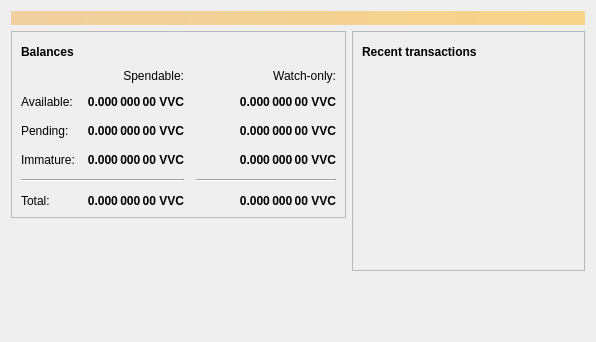
<?xml version="1.0" encoding="UTF-8"?>
<ui version="4.0">
 <class>OverviewPage</class>
 <widget class="QWidget" name="OverviewPage">
  <property name="geometry">
   <rect>
    <x>0</x>
    <y>0</y>
    <width>596</width>
    <height>342</height>
   </rect>
  </property>
  <property name="windowTitle">
   <string>Form</string>
  </property>
  <layout class="QVBoxLayout" name="topLayout">
   <item>
    <widget class="QLabel" name="labelAlerts">
     <property name="visible">
      <bool>false</bool>
     </property>
     <property name="styleSheet">
      <string notr="true">QLabel { background-color: qlineargradient(x1: 0, y1: 0, x2: 1, y2: 0, stop:0 #F0D0A0, stop:1 #F8D488); color:#000000; }</string>
     </property>
     <property name="wordWrap">
      <bool>true</bool>
     </property>
     <property name="margin">
      <number>3</number>
     </property>
     <property name="textInteractionFlags">
      <set>Qt::TextSelectableByMouse</set>
     </property>
    </widget>
   </item>
   <item>
    <layout class="QHBoxLayout" name="horizontalLayout" stretch="1,1">
     <item>
      <layout class="QVBoxLayout" name="verticalLayout_2">
       <item>
        <widget class="QFrame" name="frame">
         <property name="frameShape">
          <enum>QFrame::StyledPanel</enum>
         </property>
         <property name="frameShadow">
          <enum>QFrame::Raised</enum>
         </property>
         <layout class="QVBoxLayout" name="verticalLayout_4">
          <item>
           <layout class="QHBoxLayout" name="horizontalLayout_4">
            <item>
             <widget class="QLabel" name="label_5">
              <property name="font">
               <font>
                <weight>75</weight>
                <bold>true</bold>
               </font>
              </property>
              <property name="text">
               <string>Balances</string>
              </property>
             </widget>
            </item>
            <item>
             <widget class="QPushButton" name="labelWalletStatus">
              <property name="enabled">
               <bool>true</bool>
              </property>
              <property name="maximumSize">
               <size>
                <width>30</width>
                <height>16777215</height>
               </size>
              </property>
              <property name="toolTip">
               <string>The displayed information may be out of date. Your wallet automatically synchronizes with the Vivuscoin network after a connection is established, but this process has not completed yet.</string>
              </property>
              <property name="text">
               <string/>
              </property>
              <property name="icon">
               <iconset resource="../vivuscoin.qrc">
                <normaloff>:/icons/warning</normaloff>
                <disabledoff>:/icons/warning</disabledoff>:/icons/warning</iconset>
              </property>
              <property name="iconSize">
               <size>
                <width>24</width>
                <height>24</height>
               </size>
              </property>
              <property name="flat">
               <bool>true</bool>
              </property>
             </widget>
            </item>
            <item>
             <spacer name="horizontalSpacer_3">
              <property name="orientation">
               <enum>Qt::Horizontal</enum>
              </property>
              <property name="sizeHint" stdset="0">
               <size>
                <width>40</width>
                <height>20</height>
               </size>
              </property>
             </spacer>
            </item>
           </layout>
          </item>
          <item>
           <layout class="QGridLayout" name="gridLayout">
            <property name="spacing">
             <number>12</number>
            </property>
            <item row="2" column="2">
             <widget class="QLabel" name="labelWatchPending">
              <property name="font">
               <font>
                <weight>75</weight>
                <bold>true</bold>
               </font>
              </property>
              <property name="cursor">
               <cursorShape>IBeamCursor</cursorShape>
              </property>
              <property name="toolTip">
               <string>Unconfirmed transactions to watch-only addresses</string>
              </property>
              <property name="text">
               <string notr="true">0.000 000 00 VVC</string>
              </property>
              <property name="alignment">
               <set>Qt::AlignRight|Qt::AlignTrailing|Qt::AlignVCenter</set>
              </property>
              <property name="textInteractionFlags">
               <set>Qt::LinksAccessibleByMouse|Qt::TextSelectableByKeyboard|Qt::TextSelectableByMouse</set>
              </property>
             </widget>
            </item>
            <item row="2" column="1">
             <widget class="QLabel" name="labelUnconfirmed">
              <property name="font">
               <font>
                <weight>75</weight>
                <bold>true</bold>
               </font>
              </property>
              <property name="cursor">
               <cursorShape>IBeamCursor</cursorShape>
              </property>
              <property name="toolTip">
               <string>Total of transactions that have yet to be confirmed, and do not yet count toward the spendable balance</string>
              </property>
              <property name="text">
               <string notr="true">0.000 000 00 VVC</string>
              </property>
              <property name="alignment">
               <set>Qt::AlignRight|Qt::AlignTrailing|Qt::AlignVCenter</set>
              </property>
              <property name="textInteractionFlags">
               <set>Qt::LinksAccessibleByMouse|Qt::TextSelectableByKeyboard|Qt::TextSelectableByMouse</set>
              </property>
             </widget>
            </item>
            <item row="3" column="2">
             <widget class="QLabel" name="labelWatchImmature">
              <property name="font">
               <font>
                <weight>75</weight>
                <bold>true</bold>
               </font>
              </property>
              <property name="cursor">
               <cursorShape>IBeamCursor</cursorShape>
              </property>
              <property name="toolTip">
               <string>Mined balance in watch-only addresses that has not yet matured</string>
              </property>
              <property name="text">
               <string notr="true">0.000 000 00 VVC</string>
              </property>
              <property name="alignment">
               <set>Qt::AlignRight|Qt::AlignTrailing|Qt::AlignVCenter</set>
              </property>
              <property name="textInteractionFlags">
               <set>Qt::LinksAccessibleByMouse|Qt::TextSelectableByKeyboard|Qt::TextSelectableByMouse</set>
              </property>
             </widget>
            </item>
            <item row="4" column="0" colspan="2">
             <widget class="Line" name="line">
              <property name="orientation">
               <enum>Qt::Horizontal</enum>
              </property>
             </widget>
            </item>
            <item row="4" column="2">
             <widget class="Line" name="lineWatchBalance">
              <property name="sizePolicy">
               <sizepolicy hsizetype="Preferred" vsizetype="Fixed">
                <horstretch>0</horstretch>
                <verstretch>0</verstretch>
               </sizepolicy>
              </property>
              <property name="minimumSize">
               <size>
                <width>140</width>
                <height>0</height>
               </size>
              </property>
              <property name="orientation">
               <enum>Qt::Horizontal</enum>
              </property>
             </widget>
            </item>
            <item row="5" column="0">
             <widget class="QLabel" name="labelTotalText">
              <property name="text">
               <string>Total:</string>
              </property>
             </widget>
            </item>
            <item row="3" column="1">
             <widget class="QLabel" name="labelImmature">
              <property name="font">
               <font>
                <weight>75</weight>
                <bold>true</bold>
               </font>
              </property>
              <property name="cursor">
               <cursorShape>IBeamCursor</cursorShape>
              </property>
              <property name="toolTip">
               <string>Mined balance that has not yet matured</string>
              </property>
              <property name="text">
               <string notr="true">0.000 000 00 VVC</string>
              </property>
              <property name="alignment">
               <set>Qt::AlignRight|Qt::AlignTrailing|Qt::AlignVCenter</set>
              </property>
              <property name="textInteractionFlags">
               <set>Qt::LinksAccessibleByMouse|Qt::TextSelectableByKeyboard|Qt::TextSelectableByMouse</set>
              </property>
             </widget>
            </item>
            <item row="2" column="3">
             <spacer name="horizontalSpacer_2">
              <property name="orientation">
               <enum>Qt::Horizontal</enum>
              </property>
              <property name="sizeHint" stdset="0">
               <size>
                <width>40</width>
                <height>20</height>
               </size>
              </property>
             </spacer>
            </item>
            <item row="3" column="0">
             <widget class="QLabel" name="labelImmatureText">
              <property name="text">
               <string>Immature:</string>
              </property>
             </widget>
            </item>
            <item row="5" column="1">
             <widget class="QLabel" name="labelTotal">
              <property name="font">
               <font>
                <weight>75</weight>
                <bold>true</bold>
               </font>
              </property>
              <property name="cursor">
               <cursorShape>IBeamCursor</cursorShape>
              </property>
              <property name="toolTip">
               <string>Your current total balance</string>
              </property>
              <property name="text">
               <string notr="true">0.000 000 00 VVC</string>
              </property>
              <property name="alignment">
               <set>Qt::AlignRight|Qt::AlignTrailing|Qt::AlignVCenter</set>
              </property>
              <property name="textInteractionFlags">
               <set>Qt::LinksAccessibleByMouse|Qt::TextSelectableByKeyboard|Qt::TextSelectableByMouse</set>
              </property>
             </widget>
            </item>
            <item row="5" column="2">
             <widget class="QLabel" name="labelWatchTotal">
              <property name="font">
               <font>
                <weight>75</weight>
                <bold>true</bold>
               </font>
              </property>
              <property name="cursor">
               <cursorShape>IBeamCursor</cursorShape>
              </property>
              <property name="toolTip">
               <string>Current total balance in watch-only addresses</string>
              </property>
              <property name="text">
               <string notr="true">0.000 000 00 VVC</string>
              </property>
              <property name="alignment">
               <set>Qt::AlignRight|Qt::AlignTrailing|Qt::AlignVCenter</set>
              </property>
              <property name="textInteractionFlags">
               <set>Qt::LinksAccessibleByMouse|Qt::TextSelectableByKeyboard|Qt::TextSelectableByMouse</set>
              </property>
             </widget>
            </item>
            <item row="0" column="2">
             <widget class="QLabel" name="labelWatchonly">
              <property name="text">
               <string>Watch-only:</string>
              </property>
              <property name="alignment">
               <set>Qt::AlignRight|Qt::AlignTrailing|Qt::AlignVCenter</set>
              </property>
             </widget>
            </item>
            <item row="1" column="0">
             <widget class="QLabel" name="labelBalanceText">
              <property name="text">
               <string>Available:</string>
              </property>
             </widget>
            </item>
            <item row="1" column="1">
             <widget class="QLabel" name="labelBalance">
              <property name="font">
               <font>
                <weight>75</weight>
                <bold>true</bold>
               </font>
              </property>
              <property name="cursor">
               <cursorShape>IBeamCursor</cursorShape>
              </property>
              <property name="toolTip">
               <string>Your current spendable balance</string>
              </property>
              <property name="text">
               <string notr="true">0.000 000 00 VVC</string>
              </property>
              <property name="alignment">
               <set>Qt::AlignRight|Qt::AlignTrailing|Qt::AlignVCenter</set>
              </property>
              <property name="textInteractionFlags">
               <set>Qt::LinksAccessibleByMouse|Qt::TextSelectableByKeyboard|Qt::TextSelectableByMouse</set>
              </property>
             </widget>
            </item>
            <item row="1" column="2">
             <widget class="QLabel" name="labelWatchAvailable">
              <property name="font">
               <font>
                <weight>75</weight>
                <bold>true</bold>
               </font>
              </property>
              <property name="cursor">
               <cursorShape>IBeamCursor</cursorShape>
              </property>
              <property name="toolTip">
               <string>Your current balance in watch-only addresses</string>
              </property>
              <property name="text">
               <string notr="true">0.000 000 00 VVC</string>
              </property>
              <property name="alignment">
               <set>Qt::AlignRight|Qt::AlignTrailing|Qt::AlignVCenter</set>
              </property>
              <property name="textInteractionFlags">
               <set>Qt::LinksAccessibleByMouse|Qt::TextSelectableByKeyboard|Qt::TextSelectableByMouse</set>
              </property>
             </widget>
            </item>
            <item row="2" column="0">
             <widget class="QLabel" name="labelPendingText">
              <property name="text">
               <string>Pending:</string>
              </property>
             </widget>
            </item>
            <item row="0" column="1">
             <widget class="QLabel" name="labelSpendable">
              <property name="text">
               <string>Spendable:</string>
              </property>
              <property name="alignment">
               <set>Qt::AlignRight|Qt::AlignTrailing|Qt::AlignVCenter</set>
              </property>
             </widget>
            </item>
           </layout>
          </item>
         </layout>
        </widget>
       </item>
       <item>
        <spacer name="verticalSpacer">
         <property name="orientation">
          <enum>Qt::Vertical</enum>
         </property>
         <property name="sizeHint" stdset="0">
          <size>
           <width>20</width>
           <height>40</height>
          </size>
         </property>
        </spacer>
       </item>
      </layout>
     </item>
     <item>
      <layout class="QVBoxLayout" name="verticalLayout_3">
       <item>
        <widget class="QFrame" name="frame_2">
         <property name="frameShape">
          <enum>QFrame::StyledPanel</enum>
         </property>
         <property name="frameShadow">
          <enum>QFrame::Raised</enum>
         </property>
         <layout class="QVBoxLayout" name="verticalLayout">
          <item>
           <layout class="QHBoxLayout" name="horizontalLayout_2">
            <item>
             <widget class="QLabel" name="label_4">
              <property name="font">
               <font>
                <weight>75</weight>
                <bold>true</bold>
               </font>
              </property>
              <property name="text">
               <string>Recent transactions</string>
              </property>
             </widget>
            </item>
            <item>
             <widget class="QPushButton" name="labelTransactionsStatus">
              <property name="enabled">
               <bool>true</bool>
              </property>
              <property name="maximumSize">
               <size>
                <width>30</width>
                <height>16777215</height>
               </size>
              </property>
              <property name="toolTip">
               <string>The displayed information may be out of date. Your wallet automatically synchronizes with the Vivuscoin network after a connection is established, but this process has not completed yet.</string>
              </property>
              <property name="text">
               <string/>
              </property>
              <property name="icon">
               <iconset resource="../vivuscoin.qrc">
                <normaloff>:/icons/warning</normaloff>
                <disabledoff>:/icons/warning</disabledoff>:/icons/warning</iconset>
              </property>
              <property name="iconSize">
               <size>
                <width>24</width>
                <height>24</height>
               </size>
              </property>
              <property name="flat">
               <bool>true</bool>
              </property>
             </widget>
            </item>
            <item>
             <spacer name="horizontalSpacer">
              <property name="orientation">
               <enum>Qt::Horizontal</enum>
              </property>
              <property name="sizeHint" stdset="0">
               <size>
                <width>40</width>
                <height>20</height>
               </size>
              </property>
             </spacer>
            </item>
           </layout>
          </item>
          <item>
           <widget class="QListView" name="listTransactions">
            <property name="styleSheet">
             <string notr="true">QListView { background: transparent; }</string>
            </property>
            <property name="frameShape">
             <enum>QFrame::NoFrame</enum>
            </property>
            <property name="verticalScrollBarPolicy">
             <enum>Qt::ScrollBarAlwaysOff</enum>
            </property>
            <property name="horizontalScrollBarPolicy">
             <enum>Qt::ScrollBarAlwaysOff</enum>
            </property>
            <property name="selectionMode">
             <enum>QAbstractItemView::NoSelection</enum>
            </property>
           </widget>
          </item>
         </layout>
        </widget>
       </item>
       <item>
        <spacer name="verticalSpacer_2">
         <property name="orientation">
          <enum>Qt::Vertical</enum>
         </property>
         <property name="sizeHint" stdset="0">
          <size>
           <width>20</width>
           <height>40</height>
          </size>
         </property>
        </spacer>
       </item>
      </layout>
     </item>
    </layout>
   </item>
  </layout>
 </widget>
 <resources/>
 <connections/>
</ui>
